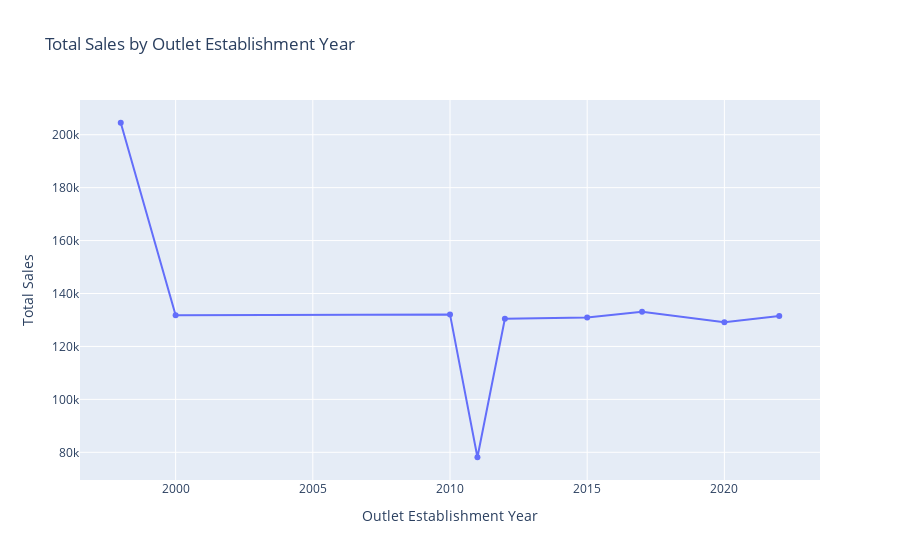

Notebook source saved alongside this figure:
### Markdown cell above
#### **Total Sales By Outlet Establishment**

### Code cell
sales_by_year = df.groupby('Outlet Establishment Year')['Sales'].sum().sort_index()

plt.figure(figsize=(10,5))
fig = px.line(
    x=sales_by_year.index,
    y=sales_by_year.values,
    markers=True,
    title="Total Sales by Outlet Establishment Year",
    labels={'x': 'Outlet Establishment Year', 'y': 'Total Sales'}
)

fig.show()

### Figure 1 — Plotly figure (JSON) as saved in the notebook; plotly's stock layout.template omitted (floating-point values rounded to 4 significant figures)
{"data": [{"hovertemplate": "Outlet Establishment Year=%{x}<br>Total Sales=%{y}<extra></extra>", "legendgroup": "", "line": {"color": "#636efa", "dash": "solid"}, "marker": {"symbol": "circle"}, "mode": "lines+markers", "name": "", "orientation": "v", "showlegend": false, "type": "scatter", "x": [1998, 2000, 2010, 2011, 2012, 2015, 2017, 2020, 2022], "xaxis": "x", "y": [204500.0, 131800.0, 132100.0, 78130.0, 130500.0, 130900.0, 133100.0, 129100.0, 131500.0], "yaxis": "y"}], "layout": {"legend": {"tracegroupgap": 0}, "title": {"text": "Total Sales by Outlet Establishment Year"}, "xaxis": {"anchor": "y", "domain": [0, 1], "title": {"text": "Outlet Establishment Year"}}, "yaxis": {"anchor": "x", "domain": [0, 1], "title": {"text": "Total Sales"}}}}
